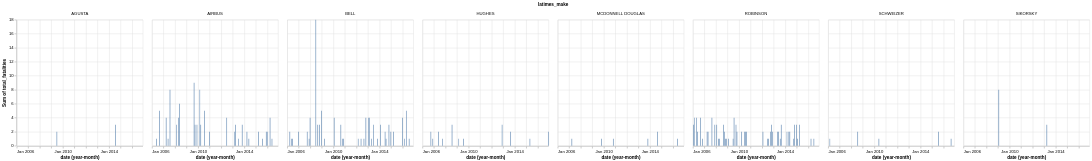

Here is the notebook cell this chart was saved with:
### Markdown cell above
## 12.4 Aggregate with Altair

### Code cell
alt.Chart(accident_list).mark_bar().encode(
    x = "yearmonth(date)",
    y = "sum(total_fatalities)",
    facet = "latimes_make"
)

### Figure 1 — Vega-Lite specification as saved in the notebook (floating-point values rounded to 4 significant figures; data arrays with more than 128 entries replaced by an {"elided": "..."} marker saying what was removed)
{"config": {"view": {"continuousWidth": 300, "continuousHeight": 300}}, "data": {"name": "data-9b0d75cebc316793bcaa5ee8a78daf01"}, "mark": {"type": "bar"}, "encoding": {"facet": {"field": "latimes_make", "type": "nominal"}, "x": {"field": "date", "timeUnit": "yearmonth", "type": "temporal"}, "y": {"aggregate": "sum", "field": "total_fatalities", "type": "quantitative"}}, "$schema": "https://vega.github.io/schema/vega-lite/v6.4.1.json", "datasets": {"data-9b0d75cebc316793bcaa5ee8a78daf01": {"elided": "163 records"}}}
